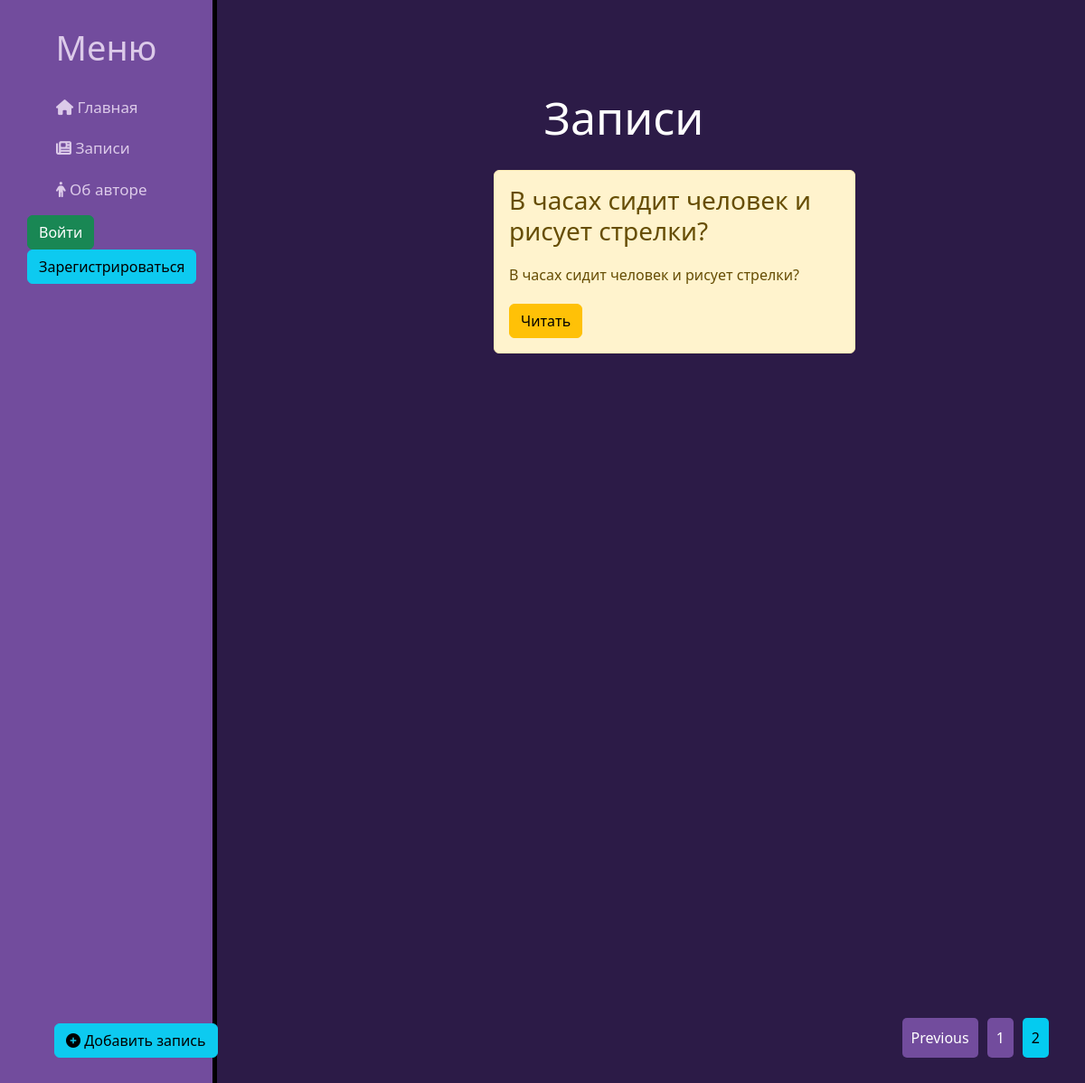
Screenshot of /news/?page=2 with the database file from the repository.
### news/models.py (models this page shows, shortened)
class Articles(models.Model):
    user = models.ForeignKey(User, on_delete=models.CASCADE, verbose_name='Пользователь', default=None)
    title = models.CharField('Название', max_length=50)
    anons = models.CharField('Анонс', max_length=250)
    full_text = models.TextField('Статья')
    date = models.DateTimeField('Дата публикации')
    class Meta:
        verbose_name = 'Новость'
        verbose_name_plural = 'Новости'

### news/views.py (the view)
# urls.py: path('', views.news_home, name='news_home'),
def news_home(request):
    news = Articles.objects.order_by('-date')
    paginator = Paginator(news, 4)
    page = request.GET.get('page')
    try:
        news = paginator.page(page)
    except PageNotAnInteger:
        news = paginator.page(1)
    except EmptyPage:
        news = paginator.page(paginator.num_pages)
    return render(request, 'news/news_home.html', {'news': news})

### news/templates/news/news_home.html (shortened to what this page needs)
{% extends 'main/layout.html' %}
{% block content %}
    <div class="features">
        <h1>Записи</h1>
        {% if news %}
        {% for el in news %}
            <div class="alert alert-warning">
                <h3>{{ el.title }}</h3>
                <p>{{ el.anons }}</p>
                <a href="{% url 'news_detail' el.id %}" class="btn btn-warning">Читать</a>
            </div>
        {% endfor %}
         <div class="pagination">
            {% if news.has_previous %}
                <a href="?page={{ news.previous_page_number }}" class="pagination-link">Previous</a>
            {% endif %}
            {% for num in news.paginator.page_range %}
                {% if num == news.number %}
                    <span class="current-page">{{ num }}</span>
                {% else %}
                    <a href="?page={{ num }}" class="pagination-link">{{ num }}</a>
                {% endif %}
            {% endfor %}
        </div>
        {% else %}
            <p>Нет записей</p>
        {% endif %}
    </div>
{% endblock %}

### main/static/main/css/main.css (style rules this page uses)
body { background: #2C1B47; }
.pagination { position: fixed; right: 30px; bottom: 30px; }
.pagination-link { display: inline-block; padding: 10px; margin-right: 10px; background-color: #724C9D; color: white; text-decoration: none; border-radius: 5px; }
.current-page { display: inline-block; padding: 10px; margin-right: 10px; background-color: #04cbf0; color: black; text-decoration: none; border-radius: 5px; }
main .features { float: left; color: white; margin-top: 100px; text-align: center; width: 75%; }
main .features h1 { font-size: 50px; }
main .features p { max-width: 400px; margin: 20px auto; }
.alert-warning { float: left; clear: both; width: 400px; margin: 20px 34%; text-align: left; }

### rows the page displays
Articles: title "В часах сидит человек и рисует стрелки?", anons "В часах сидит человек и рисует стрелки?"

### other values shown
{{ num }} "1"
{{ num }} "2"
